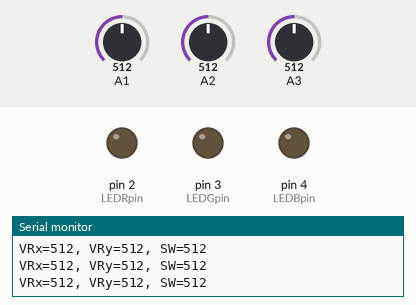
A sketch run on a simulated Arduino Uno, built with avr-gcc and run on an emulated ATmega328P. Shown: output pins drawn as LEDs (lit = HIGH), the last lines printed to the serial monitor. The inputs (shaded band) are chosen by the test bench; at power-on: A2 = 512, A1 = 512, A3 = 512.

Above: at 1.2 s.
1.3 s: A2 set to 541
2.8 s: A2 set to 559
At 3.9 s:
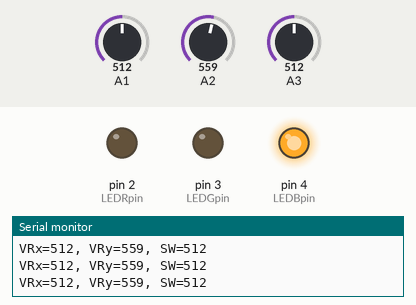
4.3 s: A1 set to 464
5.8 s: A1 set to 431
At 7.0 s:
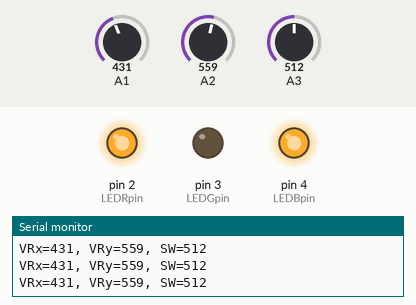
7.3 s: A2 set to 540
At 8.5 s:
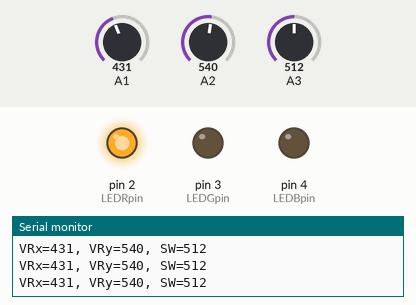
8.8 s: A2 set to 465
11.8 s: A2 set to 439
At 12.2 s:
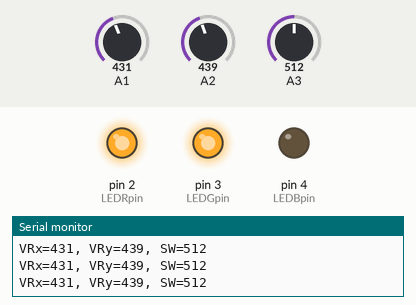
Timing chart, 0 to 14.3 s (numbered marks = the images above; inputs shaded):
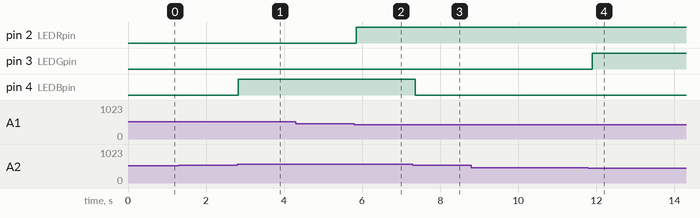

Measured:
- the behaviour switches between 550 and 551 on A2 (found by bisection; images 0 and 1)
- the behaviour switches between 450 and 449 on A1 (found by bisection; images 1 and 2)
- the behaviour switches between 450 and 449 on A2 (found by bisection; images 3 and 4)
- after the input at 2.8 s, pin 4 (LEDBpin): LOW → HIGH at once
- after the input at 5.8 s, pin 2 (LEDRpin): LOW → HIGH after 0.05 s
- after the input at 7.3 s, pin 4 (LEDBpin): HIGH → LOW after 0.06 s
- after the input at 11.8 s, pin 3 (LEDGpin): LOW → HIGH after 0.10 s

The sketch:

joystick_and_3LED.ino
```cpp
int vrx,vry,sw;
char buf[100];
int LEDRpin=2;
int LEDGpin=3;
int LEDBpin=4;
void setup() {
  // put your setup code here, to run once:
  Serial.begin(9600);
  pinMode(LEDRpin,OUTPUT);
  pinMode(LEDGpin,OUTPUT);
  pinMode(LEDBpin,OUTPUT);
  digitalWrite(LEDRpin,LOW);
  digitalWrite(LEDGpin,LOW);
  digitalWrite(LEDBpin,LOW);
}

void loop() {
  // put your main code here, to run repeatedly:
  vrx=analogRead(A1);
  vry=analogRead(A2);
  sw=analogRead(A3);

  sprintf(buf,"VRx=%d, VRy=%d, SW=%d\n", vrx, vry, sw);
  Serial.print(buf);
  if(vrx <450)
  {
    digitalWrite(LEDRpin,HIGH);
  }
  else if(vrx >550)
  {
    digitalWrite(LEDRpin,LOW);
  }
  else
  {
    digitalWrite(LEDBpin,HIGH);
  }

  if(vry < 450)
  {
    digitalWrite(LEDGpin,HIGH);
  }
  else if(vry >550)
  {
    digitalWrite(LEDGpin,LOW);
  }
  else
  {
    digitalWrite(LEDBpin,LOW);
  }
  delay(100);
}
```
